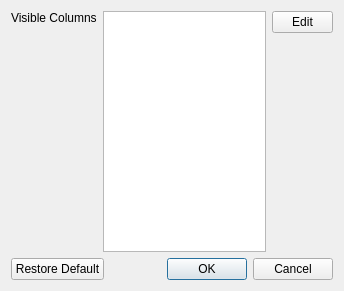
<?xml version="1.0" encoding="UTF-8"?>
<ui version="4.0">
 <class>Dialog</class>
 <widget class="QDialog" name="Dialog">
  <property name="geometry">
   <rect>
    <x>0</x>
    <y>0</y>
    <width>344</width>
    <height>291</height>
   </rect>
  </property>
  <property name="windowTitle">
   <string>Startup Preferences</string>
  </property>
  <layout class="QGridLayout" name="gridLayout">
   <item row="0" column="0">
    <widget class="QLabel" name="label_2">
     <property name="text">
      <string>Visible Columns</string>
     </property>
    </widget>
   </item>
   <item row="0" column="1" rowspan="3" colspan="2">
    <widget class="QListWidget" name="listWidget_visible_columns">
     <property name="editTriggers">
      <set>QAbstractItemView::NoEditTriggers</set>
     </property>
     <property name="alternatingRowColors">
      <bool>true</bool>
     </property>
     <property name="selectionMode">
      <enum>QAbstractItemView::NoSelection</enum>
     </property>
     <property name="resizeMode">
      <enum>QListView::Adjust</enum>
     </property>
    </widget>
   </item>
   <item row="0" column="3" rowspan="2">
    <widget class="QPushButton" name="pushButton_edit_visible_columns">
     <property name="maximumSize">
      <size>
       <width>61</width>
       <height>16777215</height>
      </size>
     </property>
     <property name="text">
      <string>Edit</string>
     </property>
    </widget>
   </item>
   <item row="1" column="0" rowspan="2">
    <spacer name="verticalSpacer_2">
     <property name="orientation">
      <enum>Qt::Vertical</enum>
     </property>
     <property name="sizeHint" stdset="0">
      <size>
       <width>20</width>
       <height>192</height>
      </size>
     </property>
    </spacer>
   </item>
   <item row="2" column="3">
    <spacer name="verticalSpacer">
     <property name="orientation">
      <enum>Qt::Vertical</enum>
     </property>
     <property name="sizeHint" stdset="0">
      <size>
       <width>20</width>
       <height>177</height>
      </size>
     </property>
    </spacer>
   </item>
   <item row="3" column="0" colspan="4">
    <layout class="QHBoxLayout" name="horizontalLayout_6">
     <item>
      <widget class="QPushButton" name="pushButton_restore_default">
       <property name="text">
        <string>Restore Default</string>
       </property>
      </widget>
     </item>
     <item>
      <spacer name="horizontalSpacer">
       <property name="orientation">
        <enum>Qt::Horizontal</enum>
       </property>
       <property name="sizeHint" stdset="0">
        <size>
         <width>92</width>
         <height>20</height>
        </size>
       </property>
      </spacer>
     </item>
     <item>
      <widget class="QDialogButtonBox" name="buttonBox">
       <property name="orientation">
        <enum>Qt::Horizontal</enum>
       </property>
       <property name="standardButtons">
        <set>QDialogButtonBox::Cancel|QDialogButtonBox::Ok</set>
       </property>
      </widget>
     </item>
    </layout>
   </item>
  </layout>
 </widget>
 <resources/>
 <connections>
  <connection>
   <sender>buttonBox</sender>
   <signal>accepted()</signal>
   <receiver>Dialog</receiver>
   <slot>accept()</slot>
   <hints>
    <hint type="sourcelabel">
     <x>248</x>
     <y>254</y>
    </hint>
    <hint type="destinationlabel">
     <x>157</x>
     <y>274</y>
    </hint>
   </hints>
  </connection>
  <connection>
   <sender>buttonBox</sender>
   <signal>rejected()</signal>
   <receiver>Dialog</receiver>
   <slot>reject()</slot>
   <hints>
    <hint type="sourcelabel">
     <x>316</x>
     <y>260</y>
    </hint>
    <hint type="destinationlabel">
     <x>286</x>
     <y>274</y>
    </hint>
   </hints>
  </connection>
 </connections>
</ui>
